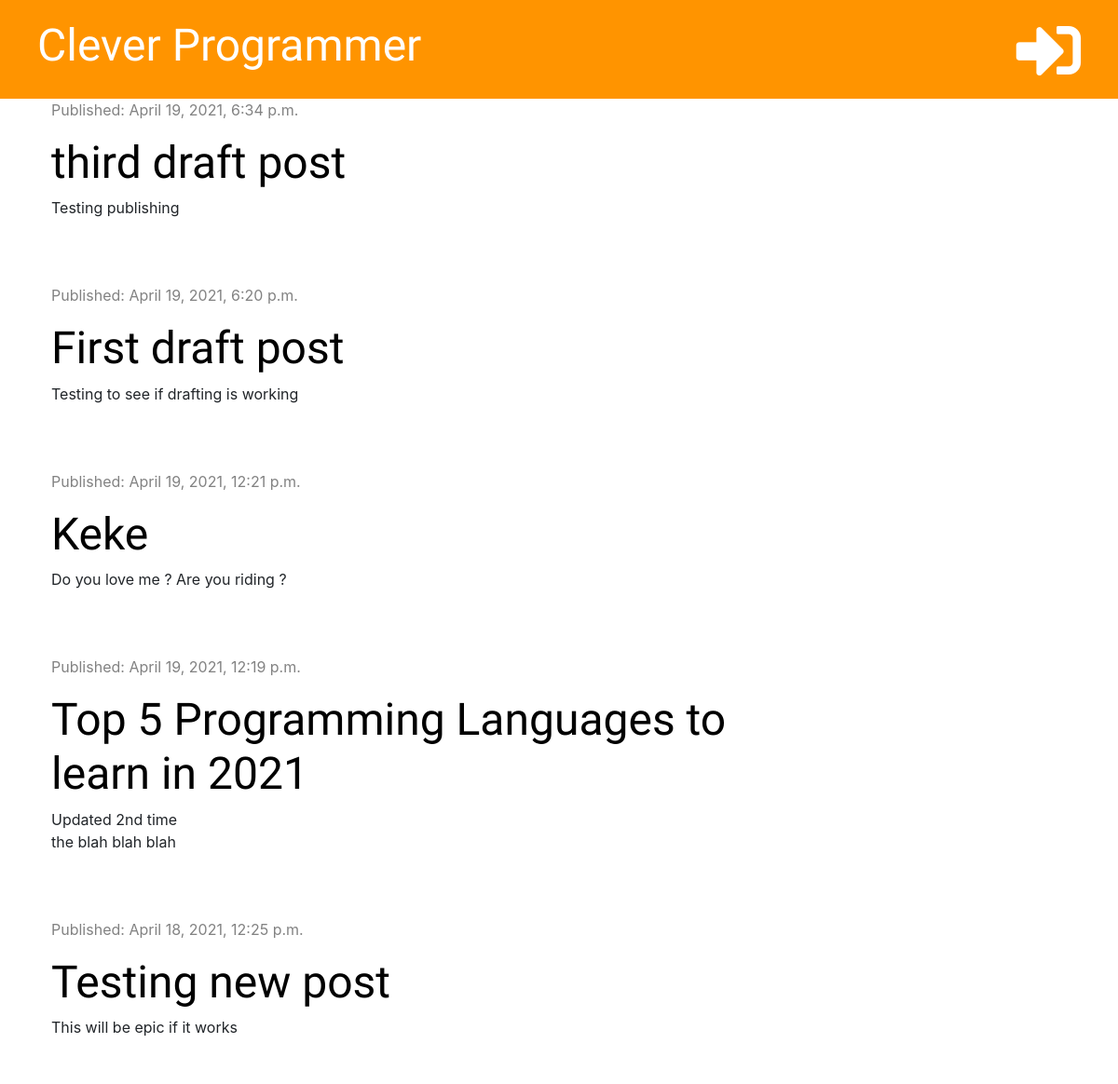
/ (upper part), run on an earlier commit of the app's database.
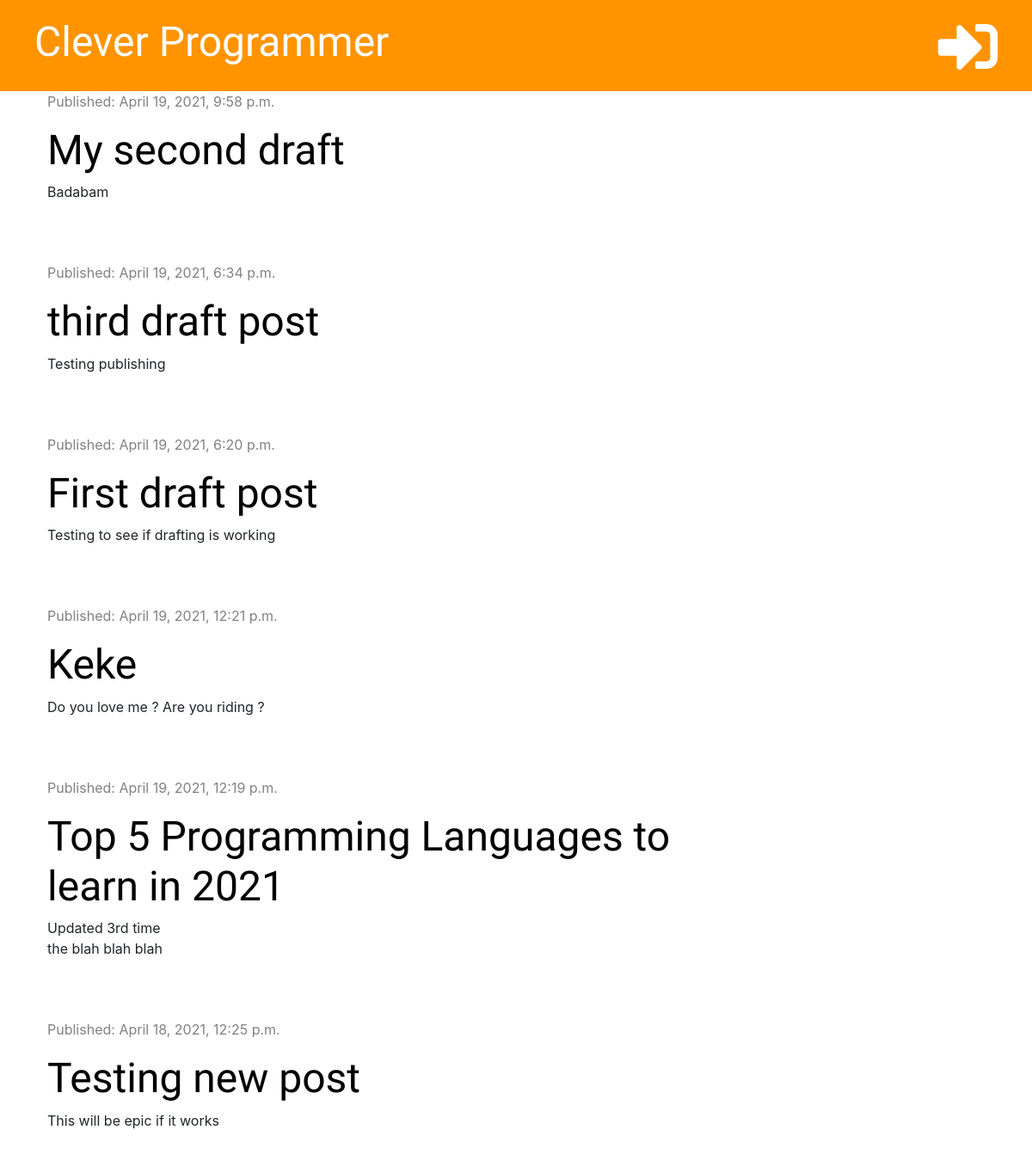
And on a later commit of the database.
### blog/models.py (models this page shows, shortened)
class Post(models.Model):
    author = models.ForeignKey('auth.User',on_delete=models.CASCADE)
    title = models.CharField(max_length=200)
    text = models.TextField()
    created_date = models.DateTimeField(default=timezone.now)
    published_date = models.DateTimeField(blank=True,null=True)

### blog/views.py (the view)
# urls.py: path('',views.post_list,name='post_list'),
def post_list(request):
    posts = Post.objects.filter(published_date__lte=timezone.now()).order_by('-published_date')
    stuff_for_frontend = {'posts' : posts}
    return render(request,'blog/post_list.html' ,stuff_for_frontend)

### blog/templates/blog/post_list.html (shortened to what this page needs)
{% extends 'blog/base.html' %}
{% block content %}
    {% for post in posts %}
        <div class="post">
            <div class="date">
                <p>Published: {{ post.published_date }}</p>
            </div>
            <h1><a href="{% url 'post_detail' pk=post.pk %}">{{ post.title }}</a></h1>
            <p>{{ post.text|truncatechars:50|linebreaksbr }}</p>
        </div>
    {% endfor %}
{% endblock %}

What changed in the data, as far as the page shows it:
now on this page (row edited): Post: published_date "April 19, 2021, 9:58 p.m.", title "My second draft", text "Badabam"
changed Post: text "Updated 2nd time the blah blah blah" → "Updated 3rd time the blah blah blah"
